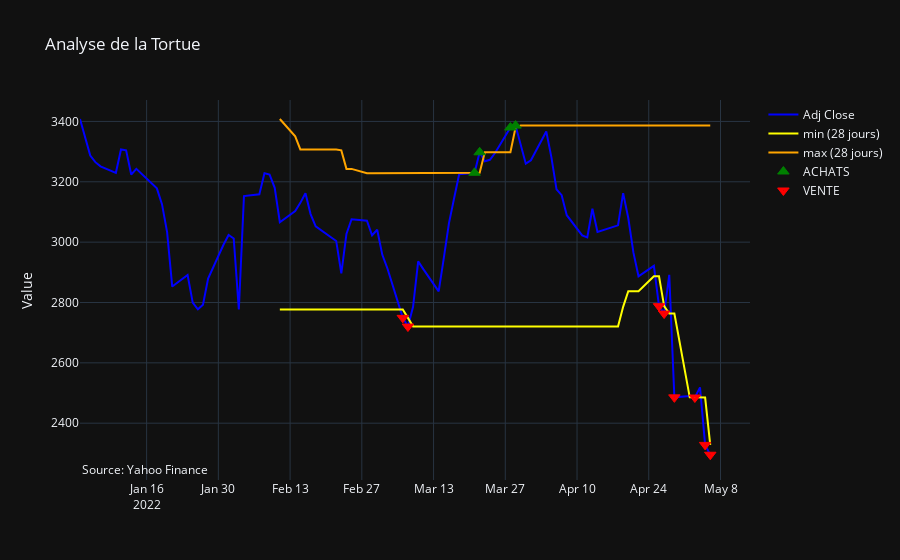

Notebook cell for this chart:
### Code cell
grisbi.strategie_tortue(df.loc["2021":"2022"],plot=True,mode="plotly")
